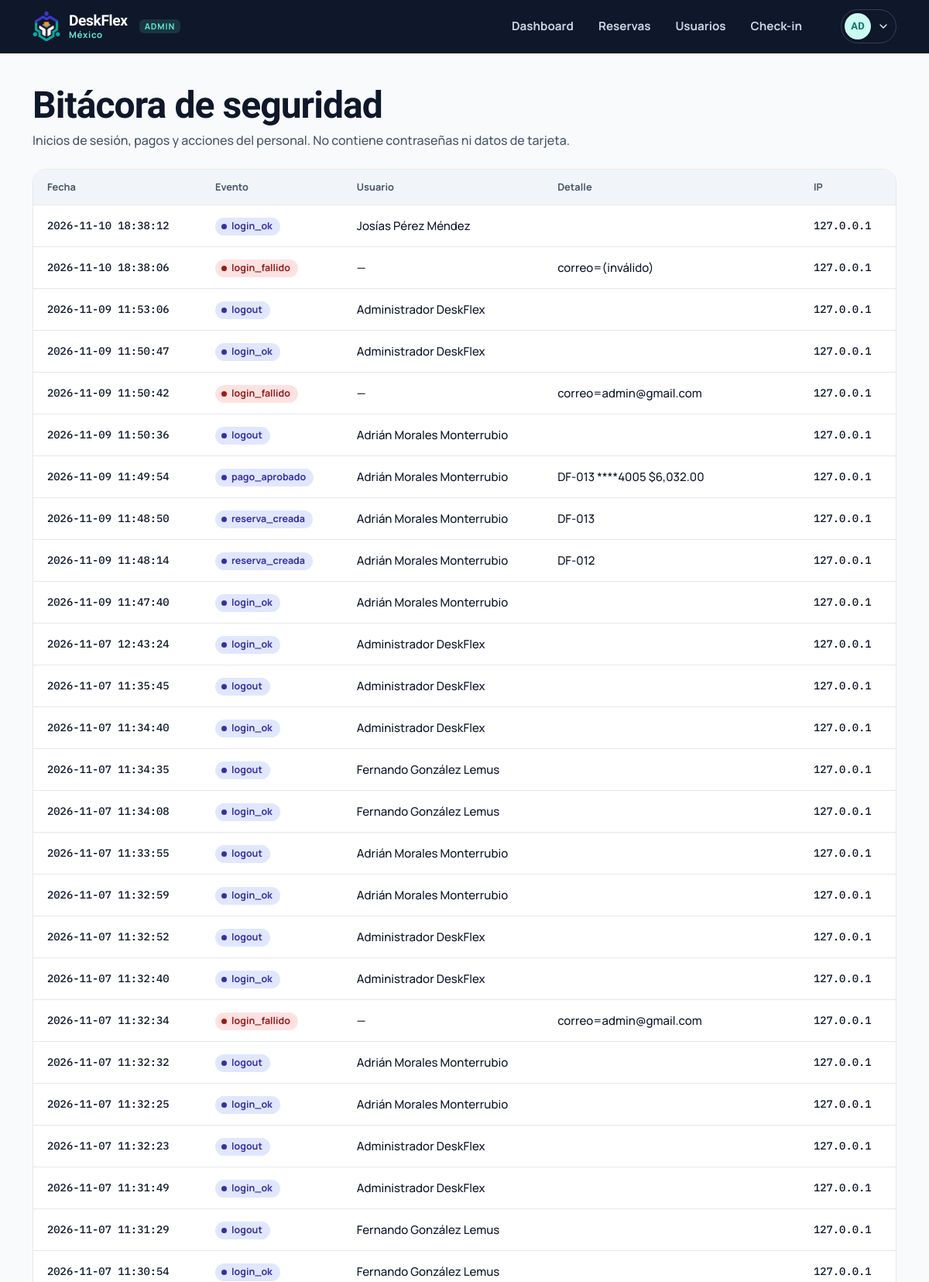
Screenshot of /admin/auditoria (signed in, upper part) with the database file from the repository.
### tables this page shows
CREATE TABLE usuarios (
    id            INTEGER PRIMARY KEY AUTOINCREMENT,
    nombre        TEXT    NOT NULL,
    correo        TEXT    NOT NULL UNIQUE,
    telefono      TEXT    NOT NULL,
    password_hash TEXT    NOT NULL,
    rol           TEXT    NOT NULL DEFAULT 'cliente' CHECK (rol IN ('cliente','admin')),
    activo        INTEGER NOT NULL DEFAULT 1,
    creado_en     TEXT    NOT NULL DEFAULT (datetime('now'))
);

CREATE TABLE auditoria (
    id         INTEGER PRIMARY KEY AUTOINCREMENT,
    fecha      TEXT    NOT NULL,
    usuario_id INTEGER,
    evento     TEXT    NOT NULL,
    detalle    TEXT,
    ip         TEXT
);

### deskflex/views/admin.py (the view)
@bp.route("/auditoria")
@admin_required
def auditoria():
    filas = get_db().execute(
        """SELECT a.*, u.nombre FROM auditoria a LEFT JOIN usuarios u ON u.id = a.usuario_id
           ORDER BY a.id DESC LIMIT 300""").fetchall()
    return render_template("admin/auditoria.html", filas=filas)

### deskflex/db.py (called while the page is built)
def get_db() -> sqlite3.Connection:
    if "db" not in g:
        path = Path(current_app.config["DATABASE"])
        path.parent.mkdir(parents=True, exist_ok=True)
        conn = sqlite3.connect(path, isolation_level=None, timeout=10)
        conn.row_factory = sqlite3.Row
        conn.execute("PRAGMA foreign_keys = ON")
        g.db = conn
    return g.db

### deskflex/security.py (called while the page is built)
def csrf_token() -> str:
    if "_csrf" not in session:
        session["_csrf"] = secrets.token_urlsafe(24)
    return session["_csrf"]

def check_csrf():
    if request.method in ("POST", "PUT", "PATCH", "DELETE"):
        sent = request.form.get("csrf_token") or request.headers.get("X-CSRF-Token", "")
        esperado = session.get("_csrf", "")
        if not sent or not esperado or not hmac.compare_digest(sent, esperado):
            abort(400, "La sesión del formulario expiró. Recarga la página e inténtalo de nuevo.")

def load_user():
    g.user = None
    uid = session.get("uid")
    if uid:
        u = get_db().execute("SELECT * FROM usuarios WHERE id = ? AND activo = 1", (uid,)).fetchone()
        if u:
            g.user = u
        else:
            session.clear()

def login_required(view):
    @wraps(view)
    def wrapped(*a, **kw):
        if g.user is None:
            flash("Inicia sesión para continuar.", "info")
            return redirect(url_for("auth.login", next=request.full_path.rstrip("?")))
        return view(*a, **kw)
    return wrapped

def admin_required(view):
    @wraps(view)
    @login_required
    def wrapped(*a, **kw):
        if g.user["rol"] != "admin":
            abort(403)
        return view(*a, **kw)
    return wrapped

### deskflex/templates/admin/auditoria.html (shortened to what this page needs)
{% extends "base.html" %}
{% from "_icons.html" import icon %}
{% block content %}
<div class="page-head"><div><h1>Bitácora de seguridad</h1><p>Inicios de sesión, pagos y acciones del personal. No contiene contraseñas ni datos de tarjeta.</p></div></div>
<div class="table-wrap">
  <table class="table">
    <thead><tr><th>Fecha</th><th>Evento</th><th>Usuario</th><th>Detalle</th><th>IP</th></tr></thead>
    <tbody>
    {% for a in filas %}
      <tr><td data-label="Fecha" class="mono">{{ a.fecha }}</td><td data-label="Evento"><span class="badge {{ 'badge--denegado' if 'fallido' in a.evento or 'bloque' in a.evento or 'rechaz' in a.evento else 'badge--confirmada' }}">{{ a.evento }}</span></td>
        <td data-label="Usuario">{{ a.nombre or '—' }}</td><td data-label="Detalle">{{ a.detalle }}</td><td data-label="IP" class="mono">{{ a.ip }}</td></tr>
    {% endfor %}
    </tbody>
  </table>
</div>
{% endblock %}

### deskflex/templates/base.html (shortened to what this page needs)
{% from "_icons.html" import icon %}
<!doctype html>
<html lang="es-MX">
<head>
  <link rel="stylesheet" href="{{ url_for('static', filename='css/deskflex.css') }}">
</head>
{% set es_admin = user and user.rol == 'admin' %}
<body class="{% if user %}has-tabbar{% endif %}" data-endpoint="{{ endpoint }}">
{% block shell %}
{% if es_admin %}
  {% set links = [('admin.dashboard','Dashboard','dashboard',['admin.dashboard']),
                  ('admin.reservas','Reservas','list',['admin.reservas']),
                  ('admin.usuarios','Usuarios','users',['admin.usuarios']),
                  ('admin.checkin','Check-in','scan',['admin.checkin'])] %}
{% else %}
  {% set links = [('client.inicio','Inicio','home',['client.inicio']),
                  ('client.reservar','Reservar','map',['client.reservar','client.pago']),
                  ('client.mis_reservas','Mis reservas','qr',['client.mis_reservas','client.reserva','client.invitacion','client.ticket_html'])] %}
{% endif %}
<header class="topbar{% if es_admin %} topbar--admin{% endif %}">
  <div class="wrap">
    <a class="brand" href="{{ url_for('auth.raiz') }}" aria-label="DeskFlex México, inicio">
      <img src="{{ url_for('static', filename='img/logo-mark-light.png' if es_admin else 'img/logo-mark.png') }}" alt="" width="36" height="39">
      <span><b>DeskFlex</b><small>México</small></span>
      {% if es_admin %}<span class="role-tag">ADMIN</span>{% endif %}
    </a>
    <nav class="nav" aria-label="Principal">
      {% for ep, label, ic, activos in links %}
        <a href="{{ url_for(ep) }}" {% if endpoint in activos %}aria-current="page"{% endif %}>{{ label }}</a>
      {% endfor %}
    </nav>
    <details class="userbtn">
      <summary aria-label="Menú de usuario">
        <span class="avatar">{{ user.nombre|iniciales }}</span>{{ icon('chev-d', 16) }}
      </summary>
    </details>
  </div>
</header>
<main id="contenido" class="wrap">
  {% block content %}{% endblock %}
</main>
{% endblock %}
</body>
</html>

### rows the page displays
usuarios: nombre|iniciales "AD"
auditoria: fecha "2026-11-10 18:38:12", evento "login_ok", nombre "Josías Pérez Méndez", ip "127.0.0.1"
auditoria: fecha "2026-11-10 18:38:06", evento "login_fallido", nombre "—", detalle "correo=(inválido)", ip "127.0.0.1"
auditoria: fecha "2026-11-09 11:53:06", evento "logout", nombre "Administrador DeskFlex", ip "127.0.0.1"
auditoria: fecha "2026-11-09 11:50:47", evento "login_ok", nombre "Administrador DeskFlex", ip "127.0.0.1"
auditoria: fecha "2026-11-09 11:50:42", evento "login_fallido", nombre "—", detalle "correo=admin@gmail.com", ip "127.0.0.1"
auditoria: fecha "2026-11-09 11:50:36", evento "logout", nombre "Adrián Morales Monterrubio", ip "127.0.0.1"
auditoria: fecha "2026-11-09 11:49:54", evento "pago_aprobado", nombre "Adrián Morales Monterrubio", detalle "DF-013 ****4005 $6,032.00", ip "127.0.0.1"
auditoria: fecha "2026-11-09 11:48:50", evento "reserva_creada", nombre "Adrián Morales Monterrubio", detalle "DF-013", ip "127.0.0.1"
auditoria: fecha "2026-11-09 11:48:14", evento "reserva_creada", nombre "Adrián Morales Monterrubio", detalle "DF-012", ip "127.0.0.1"
auditoria: fecha "2026-11-09 11:47:40", evento "login_ok", nombre "Adrián Morales Monterrubio", ip "127.0.0.1"
auditoria: fecha "2026-11-07 12:43:24", evento "login_ok", nombre "Administrador DeskFlex", ip "127.0.0.1"
auditoria: fecha "2026-11-07 11:35:45", evento "logout", nombre "Administrador DeskFlex", ip "127.0.0.1"
auditoria: fecha "2026-11-07 11:34:40", evento "login_ok", nombre "Administrador DeskFlex", ip "127.0.0.1"
auditoria: fecha "2026-11-07 11:34:35", evento "logout", nombre "Fernando González Lemus", ip "127.0.0.1"
auditoria: fecha "2026-11-07 11:34:08", evento "login_ok", nombre "Fernando González Lemus", ip "127.0.0.1"
auditoria: fecha "2026-11-07 11:33:55", evento "logout", nombre "Adrián Morales Monterrubio", ip "127.0.0.1"
auditoria: fecha "2026-11-07 11:32:59", evento "login_ok", nombre "Adrián Morales Monterrubio", ip "127.0.0.1"
auditoria: fecha "2026-11-07 11:32:52", evento "logout", nombre "Administrador DeskFlex", ip "127.0.0.1"
auditoria: fecha "2026-11-07 11:32:40", evento "login_ok", nombre "Administrador DeskFlex", ip "127.0.0.1"
auditoria: fecha "2026-11-07 11:32:34", evento "login_fallido", nombre "—", detalle "correo=admin@gmail.com", ip "127.0.0.1"
auditoria: fecha "2026-11-07 11:32:32", evento "logout", nombre "Adrián Morales Monterrubio", ip "127.0.0.1"
auditoria: fecha "2026-11-07 11:32:25", evento "login_ok", nombre "Adrián Morales Monterrubio", ip "127.0.0.1"
auditoria: fecha "2026-11-07 11:32:23", evento "logout", nombre "Administrador DeskFlex", ip "127.0.0.1"
auditoria: fecha "2026-11-07 11:31:49", evento "login_ok", nombre "Administrador DeskFlex", ip "127.0.0.1"
auditoria: fecha "2026-11-07 11:31:29", evento "logout", nombre "Fernando González Lemus", ip "127.0.0.1"
auditoria: fecha "2026-11-07 11:30:54", evento "login_ok", nombre "Fernando González Lemus", ip "127.0.0.1"

### other values shown
{{ label }} "Dashboard" "Reservas" "Usuarios" "Check-in"
